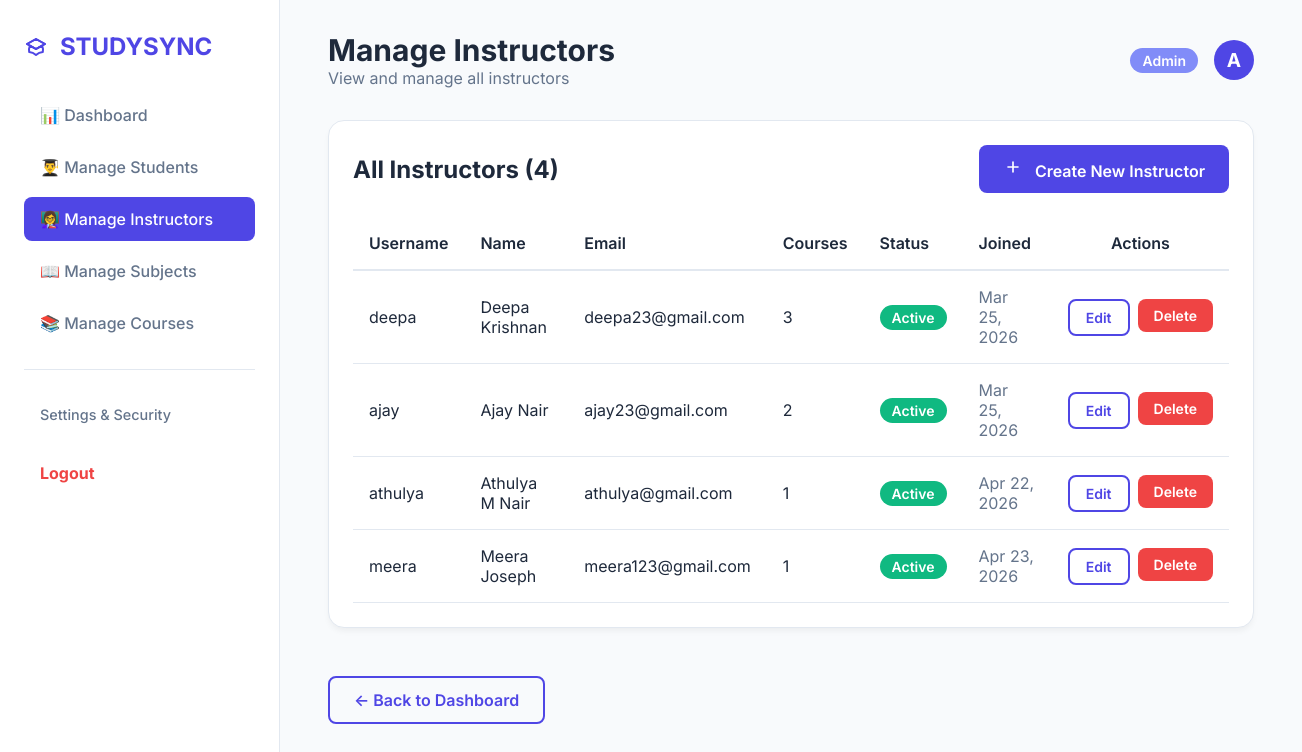
The page /management/instructors/ (signed in) on the database its author committed.
### lms_core/models.py (models this page shows)
class User(AbstractUser):
    ROLE_CHOICES = (
        ('ADMIN', 'Admin'),
        ('INSTRUCTOR', 'Instructor'),
        ('STUDENT', 'Student'),
    )
    role = models.CharField(max_length=20, choices=ROLE_CHOICES, default='STUDENT')

### management_app/views.py (the view)
@login_required
def manage_instructors(request):
    if request.user.role != 'ADMIN':
        return redirect('dashboard')
    instructors = User.objects.filter(role='INSTRUCTOR').prefetch_related('taught_courses')
    context = {
        'users': instructors,
        'title': 'Manage Instructors',
        'user_type': 'instructors'
    }
    return render(request, 'management_app/manage_instructors.html', context)

### management_app/templates/management_app/manage_instructors.html (shortened to what this page needs)
{% extends 'base.html' %}
{% block header_title %}Manage Instructors{% endblock %}
{% block header_subtitle %}View and manage all instructors{% endblock %}
{% block content %}
<div class="card" style="margin-bottom: 2rem;">
    <div style="display: flex; justify-content: space-between; align-items: center; margin-bottom: 1.5rem;">
        <h2 style="margin: 0;">All Instructors ({{ users|length }})</h2>
        <a href="{% url 'create_user' %}" class="btn btn-primary">
            <svg width="20" height="20" fill="none" stroke="currentColor" viewBox="0 0 24 24" style="margin-right: 0.5rem;">
                <path stroke-linecap="round" stroke-linejoin="round" stroke-width="2" d="M12 6v6m0 0v6m0-6h6m-6 0H6"/>
            </svg>
            Create New Instructor
        </a>
    </div>
    <div style="overflow-x: auto;">
        <table style="width: 100%; border-collapse: collapse;">
            <thead>
                <tr style="border-bottom: 2px solid var(--border);">
                    <th style="padding: 1rem; text-align: left; font-weight: 600; color: var(--text);">Username</th>
                    <th style="padding: 1rem; text-align: left; font-weight: 600; color: var(--text);">Name</th>
                    <th style="padding: 1rem; text-align: left; font-weight: 600; color: var(--text);">Email</th>
                    <th style="padding: 1rem; text-align: left; font-weight: 600; color: var(--text);">Courses</th>
                    <th style="padding: 1rem; text-align: left; font-weight: 600; color: var(--text);">Status</th>
                    <th style="padding: 1rem; text-align: left; font-weight: 600; color: var(--text);">Joined</th>
                    <th style="padding: 1rem; text-align: center; font-weight: 600; color: var(--text);">Actions</th>
                </tr>
            </thead>
            <tbody>
                {% for user in users %}
                <tr style="border-bottom: 1px solid var(--border);">
                    <td style="padding: 1rem; color: var(--text);">{{ user.username }}</td>
                    <td style="padding: 1rem; color: var(--text);">{{ user.get_full_name|default:user.username }}</td>
                    <td style="padding: 1rem; color: var(--text);">{{ user.email|default:'-' }}</td>
                    <td style="padding: 1rem; color: var(--text);">{{ user.taught_courses.count|default:0 }}</td>
                    <td style="padding: 1rem;">
                        <span class="badge" style="background: {% if user.is_active %}#10b981{% else %}#ef4444{% endif %};">{{ user.is_active|yesno:"Active,Inactive" }}</span>
                    </td>
                    <td style="padding: 1rem; color: var(--text-light);">{{ user.date_joined|date:"M d, Y" }}</td>
                    <td style="padding: 1rem; text-align: center;">
                        <div style="display: flex; gap: 0.5rem; justify-content: center;">
                            <a href="{% url 'edit_user' user.pk %}" class="btn btn-outline" style="padding: 0.5rem 1rem; font-size: 0.875rem;">Edit</a>
                            {% if user != request.user %}
                                <form method="post" action="{% url 'delete_user' user.pk %}" style="display:inline;">
                                    <button type="submit" class="btn" style="padding: 0.5rem 1rem; font-size: 0.875rem; background: var(--danger); color: white;">Delete</button>
                                </form>
                            {% endif %}
                        </div>
                    </td>
                </tr>
                {% empty %}
                <tr>
                    <td colspan="7" style="padding: 2rem; text-align: center; color: var(--text-light);">No instructors found.</td>
                </tr>
                {% endfor %}
            </tbody>
        </table>
    </div>
</div>
<a href="{% url 'admin_dashboard' %}" class="btn btn-outline" style="margin-top: 1rem;">
    ← Back to Dashboard
</a>
{% endblock %}

### templates/base.html (shortened to what this page needs)
{% load static %}
<!DOCTYPE html>
<html lang="en">
<head>
    <link rel="stylesheet" href="{% static 'css/style.css' %}">
</head>
<body>
    <aside class="sidebar">
        <div class="brand">
            STUDYSYNC
        </div>
        <nav class="nav-links">
            {% if user.role == 'INSTRUCTOR' %}
            <a href="{% url 'dashboard' %}" class="{% if request.resolver_match.url_name == 'dashboard' or request.resolver_match.url_name == 'instructor_dashboard' %}active{% endif %}">📊 Dashboard</a>
            <a href="{% url 'instructor_dashboard' %}" class="{% if request.resolver_match.url_name == 'instructor_dashboard' %}active{% endif %}">📚 My Courses</a>
            <a href="{% url 'course_create' %}" class="{% if request.resolver_match.url_name == 'course_create' %}active{% endif %}">✏️ Create Content</a>
            <a href="{% url 'student_performance' %}" class="{% if request.resolver_match.url_name == 'student_performance' %}active{% endif %}">📈 View Scores</a>
            {% elif user.role == 'ADMIN' %}
            <a href="{% url 'admin_dashboard' %}" class="{% if request.resolver_match.url_name == 'admin_dashboard' %}active{% endif %}">📊 Dashboard</a>
            <a href="{% url 'manage_students' %}" class="{% if request.resolver_match.url_name == 'manage_students' %}active{% endif %}">👨‍🎓 Manage Students</a>
            <a href="{% url 'manage_instructors' %}" class="{% if request.resolver_match.url_name == 'manage_instructors' %}active{% endif %}">👩‍🏫 Manage Instructors</a>
            <a href="{% url 'manage_subjects' %}" class="{% if request.resolver_match.url_name == 'manage_subjects' %}active{% endif %}">📖 Manage Subjects</a>
            <a href="{% url 'manage_courses' %}" class="{% if request.resolver_match.url_name == 'manage_courses' %}active{% endif %}">📚 Manage Courses</a>
            {% endif %}
            <hr style="margin: 1rem 0; border: none; border-top: 1px solid var(--border);">
            <a href="{% url 'password_change' %}" style="font-size: 0.9rem; color: var(--text-light); margin-bottom: 0.5rem; display: block;">Settings & Security</a>
            <form method="post" action="{% url 'logout' %}">
                <button type="submit" style="color: var(--danger); font-weight: bold;">Logout</button>
            </form>
        </nav>
    </aside>
    <main class="main-content">
        <header class="header">
            <div>
                <h1>{% block header_title %}Welcome, {{ user.username }}{% endblock %}</h1>
                <p style="color: var(--text-light);">{% block header_subtitle %}Here is your snapshot{% endblock %}</p>
            </div>
            <div class="user-profile">
                <span class="badge">{{ user.get_role_display }}</span>
                <div style="width: 40px; height: 40px; background: var(--primary); border-radius: 50%; color: white; display: flex; align-items: center; justify-content: center; font-weight: bold; font-size: 1.2rem;">
                    {{ user.username|make_list|first|upper }}
                </div>
            </div>
        </header>
        {% block content %}{% endblock %}
    </main>
</body>
</html>

### static/css/style.css (style rules this page uses)
:root { --primary: #4f46e5; --primary-light: #818cf8; --primary-dark: #3730a3; --secondary: #10b981; --background: #f8fafc; --surface: #ffffff; --text: #1e293b; --text-light: #64748b; --border: #e2e8f0; --danger: #ef4444; }
* { margin: 0; padding: 0; box-sizing: border-box; font-family: 'Inter', -apple-system, sans-serif; }
body { background-color: var(--background); color: var(--text); display: flex; min-height: 100vh; }
.sidebar { width: 280px; background: var(--surface); border-right: 1px solid var(--border); padding: 2rem 1.5rem; display: flex; flex-direction: column; position: fixed; height: 100vh; z-index: 10; }
.brand { font-size: 1.5rem; font-weight: 700; color: var(--primary); margin-bottom: 2rem; display: flex; align-items: center; gap: 0.75rem; }
.nav-links { list-style: none; display: flex; flex-direction: column; gap: 0.5rem; }
.nav-links a, .nav-links button { display: flex; align-items: center; padding: 0.75rem 1rem; color: var(--text-light); text-decoration: none; border-radius: 0.5rem; font-weight: 500; transition: all 0.2s ease; border: none; background: none; width: 100%; text-align: left; cursor: pointer; font-size: 1rem; }
.nav-links a.active { background: var(--primary); color: white; }
.main-content { flex: 1; margin-left: 280px; padding: 2rem 3rem; }
.header { display: flex; justify-content: space-between; align-items: center; margin-bottom: 2rem; }
.header h1 { font-size: 1.875rem; color: var(--text); }
.user-profile { display: flex; align-items: center; gap: 1rem; }
.badge { padding: 0.25rem 0.75rem; border-radius: 999px; font-size: 0.875rem; font-weight: 600; background: var(--primary-light); color: white; }
.card { background: var(--surface); border-radius: 1rem; padding: 1.5rem; border: 1px solid var(--border); box-shadow: 0 4px 6px -1px rgba(0, 0, 0, 0.05); transition: transform 0.2s, box-shadow 0.2s; }
.btn { display: inline-block; padding: 0.75rem 1.5rem; border-radius: 0.5rem; font-weight: 600; text-decoration: none; transition: all 0.2s; border: none; cursor: pointer; text-align: center; }
.btn-primary { background: var(--primary); color: white; }
.btn-outline { background: transparent; border: 2px solid var(--primary); color: var(--primary); }

### rows shown on the page
User: role "Admin", username|make_list "A"
User: username "deepa", get_full_name "Deepa Krishnan", email "deepa23@gmail.com", taught_courses.count "3", is_active "Active", date_joined "Mar 25, 2026", shows "Delete"
User: username "ajay", get_full_name "Ajay Nair", email "ajay23@gmail.com", taught_courses.count "2", is_active "Active", date_joined "Mar 25, 2026", shows "Delete"
User: username "athulya", get_full_name "Athulya M Nair", email "athulya@gmail.com", taught_courses.count "1", is_active "Active", date_joined "Apr 22, 2026", shows "Delete"
User: username "meera", get_full_name "Meera Joseph", email "meera123@gmail.com", taught_courses.count "1", is_active "Active", date_joined "Apr 23, 2026", shows "Delete"

### other values the page prints
{{ users|length }} "4"
